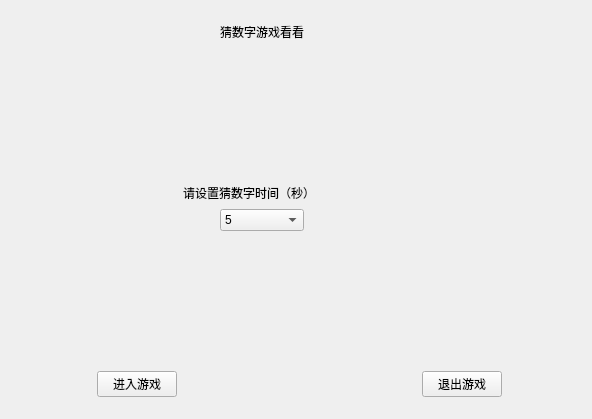
<?xml version="1.0" encoding="UTF-8"?>
<ui version="4.0">
 <class>MyWidget</class>
 <widget class="QWidget" name="MyWidget">
  <property name="geometry">
   <rect>
    <x>0</x>
    <y>0</y>
    <width>592</width>
    <height>419</height>
   </rect>
  </property>
  <property name="windowTitle">
   <string>MyWidget</string>
  </property>
  <layout class="QGridLayout" name="gridLayout_2">
   <item row="0" column="0">
    <widget class="QStackedWidget" name="stackedWidget">
     <property name="currentIndex">
      <number>0</number>
     </property>
     <widget class="QWidget" name="page_set">
      <layout class="QGridLayout" name="gridLayout">
       <item row="5" column="7">
        <spacer name="horizontalSpacer_9">
         <property name="orientation">
          <enum>Qt::Horizontal</enum>
         </property>
         <property name="sizeHint" stdset="0">
          <size>
           <width>75</width>
           <height>20</height>
          </size>
         </property>
        </spacer>
       </item>
       <item row="5" column="2" colspan="4">
        <spacer name="horizontalSpacer_7">
         <property name="orientation">
          <enum>Qt::Horizontal</enum>
         </property>
         <property name="sizeHint" stdset="0">
          <size>
           <width>216</width>
           <height>20</height>
          </size>
         </property>
        </spacer>
       </item>
       <item row="4" column="3">
        <spacer name="verticalSpacer">
         <property name="orientation">
          <enum>Qt::Vertical</enum>
         </property>
         <property name="sizeHint" stdset="0">
          <size>
           <width>20</width>
           <height>127</height>
          </size>
         </property>
        </spacer>
       </item>
       <item row="2" column="2" colspan="3">
        <widget class="QLabel" name="label_2">
         <property name="text">
          <string>请设置猜数字时间（秒）</string>
         </property>
        </widget>
       </item>
       <item row="5" column="0">
        <spacer name="horizontalSpacer_8">
         <property name="orientation">
          <enum>Qt::Horizontal</enum>
         </property>
         <property name="sizeHint" stdset="0">
          <size>
           <width>76</width>
           <height>20</height>
          </size>
         </property>
        </spacer>
       </item>
       <item row="5" column="1">
        <widget class="QPushButton" name="pushButton_entrance">
         <property name="text">
          <string>进入游戏</string>
         </property>
        </widget>
       </item>
       <item row="2" column="5" colspan="2">
        <spacer name="horizontalSpacer_5">
         <property name="orientation">
          <enum>Qt::Horizontal</enum>
         </property>
         <property name="sizeHint" stdset="0">
          <size>
           <width>163</width>
           <height>20</height>
          </size>
         </property>
        </spacer>
       </item>
       <item row="0" column="4" colspan="3">
        <spacer name="horizontalSpacer_2">
         <property name="orientation">
          <enum>Qt::Horizontal</enum>
         </property>
         <property name="sizeHint" stdset="0">
          <size>
           <width>187</width>
           <height>20</height>
          </size>
         </property>
        </spacer>
       </item>
       <item row="3" column="3">
        <widget class="QComboBox" name="comboBox">
         <item>
          <property name="text">
           <string>5</string>
          </property>
         </item>
         <item>
          <property name="text">
           <string>20</string>
          </property>
         </item>
         <item>
          <property name="text">
           <string>40</string>
          </property>
         </item>
         <item>
          <property name="text">
           <string>60</string>
          </property>
         </item>
         <item>
          <property name="text">
           <string>80</string>
          </property>
         </item>
         <item>
          <property name="text">
           <string>100</string>
          </property>
         </item>
         <item>
          <property name="text">
           <string>200</string>
          </property>
         </item>
        </widget>
       </item>
       <item row="3" column="0" colspan="2">
        <spacer name="horizontalSpacer_4">
         <property name="orientation">
          <enum>Qt::Horizontal</enum>
         </property>
         <property name="sizeHint" stdset="0">
          <size>
           <width>159</width>
           <height>20</height>
          </size>
         </property>
        </spacer>
       </item>
       <item row="0" column="3">
        <widget class="QLabel" name="label">
         <property name="text">
          <string>猜数字游戏看看</string>
         </property>
         <property name="textFormat">
          <enum>Qt::AutoText</enum>
         </property>
         <property name="scaledContents">
          <bool>true</bool>
         </property>
        </widget>
       </item>
       <item row="1" column="3">
        <spacer name="verticalSpacer_2">
         <property name="orientation">
          <enum>Qt::Vertical</enum>
         </property>
         <property name="sizeHint" stdset="0">
          <size>
           <width>20</width>
           <height>128</height>
          </size>
         </property>
        </spacer>
       </item>
       <item row="5" column="6">
        <widget class="QPushButton" name="pushButton_exit">
         <property name="text">
          <string>退出游戏</string>
         </property>
        </widget>
       </item>
       <item row="0" column="1">
        <spacer name="horizontalSpacer">
         <property name="orientation">
          <enum>Qt::Horizontal</enum>
         </property>
         <property name="sizeHint" stdset="0">
          <size>
           <width>74</width>
           <height>20</height>
          </size>
         </property>
        </spacer>
       </item>
       <item row="2" column="0" colspan="2">
        <spacer name="horizontalSpacer_3">
         <property name="orientation">
          <enum>Qt::Horizontal</enum>
         </property>
         <property name="sizeHint" stdset="0">
          <size>
           <width>159</width>
           <height>20</height>
          </size>
         </property>
        </spacer>
       </item>
       <item row="3" column="4" colspan="2">
        <spacer name="horizontalSpacer_6">
         <property name="orientation">
          <enum>Qt::Horizontal</enum>
         </property>
         <property name="sizeHint" stdset="0">
          <size>
           <width>102</width>
           <height>20</height>
          </size>
         </property>
        </spacer>
       </item>
      </layout>
     </widget>
     <widget class="QWidget" name="page_game">
      <widget class="QPushButton" name="pushButton_0">
       <property name="geometry">
        <rect>
         <x>50</x>
         <y>270</y>
         <width>61</width>
         <height>51</height>
        </rect>
       </property>
       <property name="text">
        <string>0</string>
       </property>
      </widget>
      <widget class="QPushButton" name="pushButton_1">
       <property name="geometry">
        <rect>
         <x>120</x>
         <y>270</y>
         <width>61</width>
         <height>51</height>
        </rect>
       </property>
       <property name="text">
        <string>1</string>
       </property>
      </widget>
      <widget class="QPushButton" name="pushButton_2">
       <property name="geometry">
        <rect>
         <x>190</x>
         <y>270</y>
         <width>61</width>
         <height>51</height>
        </rect>
       </property>
       <property name="text">
        <string>2</string>
       </property>
      </widget>
      <widget class="QPushButton" name="pushButton_3">
       <property name="geometry">
        <rect>
         <x>270</x>
         <y>270</y>
         <width>61</width>
         <height>51</height>
        </rect>
       </property>
       <property name="text">
        <string>3</string>
       </property>
      </widget>
      <widget class="QPushButton" name="pushButton_4">
       <property name="geometry">
        <rect>
         <x>340</x>
         <y>270</y>
         <width>61</width>
         <height>51</height>
        </rect>
       </property>
       <property name="text">
        <string>4</string>
       </property>
      </widget>
      <widget class="QPushButton" name="pushButton_9">
       <property name="geometry">
        <rect>
         <x>340</x>
         <y>330</y>
         <width>61</width>
         <height>51</height>
        </rect>
       </property>
       <property name="text">
        <string>9</string>
       </property>
      </widget>
      <widget class="QPushButton" name="pushButton_8">
       <property name="geometry">
        <rect>
         <x>270</x>
         <y>330</y>
         <width>61</width>
         <height>51</height>
        </rect>
       </property>
       <property name="text">
        <string>8</string>
       </property>
      </widget>
      <widget class="QPushButton" name="pushButton_6">
       <property name="geometry">
        <rect>
         <x>120</x>
         <y>330</y>
         <width>61</width>
         <height>51</height>
        </rect>
       </property>
       <property name="text">
        <string>6</string>
       </property>
      </widget>
      <widget class="QPushButton" name="pushButton_5">
       <property name="geometry">
        <rect>
         <x>50</x>
         <y>330</y>
         <width>61</width>
         <height>51</height>
        </rect>
       </property>
       <property name="text">
        <string>5</string>
       </property>
      </widget>
      <widget class="QPushButton" name="pushButton_7">
       <property name="geometry">
        <rect>
         <x>190</x>
         <y>330</y>
         <width>61</width>
         <height>51</height>
        </rect>
       </property>
       <property name="text">
        <string>7</string>
       </property>
      </widget>
      <widget class="QPushButton" name="pushButton_back">
       <property name="geometry">
        <rect>
         <x>410</x>
         <y>270</y>
         <width>91</width>
         <height>51</height>
        </rect>
       </property>
       <property name="text">
        <string>退格</string>
       </property>
      </widget>
      <widget class="QPushButton" name="pushButton_tips">
       <property name="geometry">
        <rect>
         <x>410</x>
         <y>330</y>
         <width>91</width>
         <height>51</height>
        </rect>
       </property>
       <property name="text">
        <string>提示</string>
       </property>
      </widget>
      <widget class="QTextBrowser" name="textBrowser">
       <property name="geometry">
        <rect>
         <x>60</x>
         <y>60</y>
         <width>441</width>
         <height>191</height>
        </rect>
       </property>
      </widget>
      <widget class="QProgressBar" name="progressBar">
       <property name="geometry">
        <rect>
         <x>60</x>
         <y>20</y>
         <width>471</width>
         <height>23</height>
        </rect>
       </property>
       <property name="value">
        <number>24</number>
       </property>
      </widget>
      <widget class="QLabel" name="label_3">
       <property name="geometry">
        <rect>
         <x>0</x>
         <y>10</y>
         <width>51</width>
         <height>41</height>
        </rect>
       </property>
       <property name="text">
        <string>剩余时间</string>
       </property>
      </widget>
      <widget class="QLabel" name="MyTime">
       <property name="geometry">
        <rect>
         <x>20</x>
         <y>40</y>
         <width>54</width>
         <height>21</height>
        </rect>
       </property>
       <property name="text">
        <string>Time</string>
       </property>
      </widget>
     </widget>
     <widget class="QWidget" name="page_over">
      <widget class="QLabel" name="label_fail">
       <property name="geometry">
        <rect>
         <x>20</x>
         <y>20</y>
         <width>531</width>
         <height>351</height>
        </rect>
       </property>
       <property name="text">
        <string>fail_gif</string>
       </property>
      </widget>
     </widget>
     <widget class="QWidget" name="page_win">
      <widget class="QLabel" name="label_win">
       <property name="geometry">
        <rect>
         <x>0</x>
         <y>20</y>
         <width>541</width>
         <height>341</height>
        </rect>
       </property>
       <property name="text">
        <string>Win_gif</string>
       </property>
      </widget>
     </widget>
    </widget>
   </item>
  </layout>
 </widget>
 <layoutdefault spacing="6" margin="11"/>
 <resources/>
 <connections/>
</ui>
